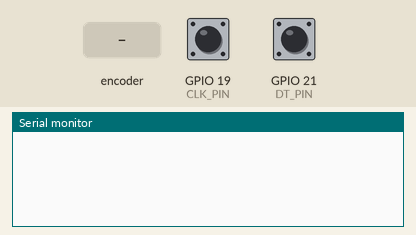
The sketch below on a simulated ESP32. Shown: the last lines printed to the serial monitor. The inputs (shaded band) are chosen by the test bench; at power-on: GPIO 19 (CLK_PIN) HIGH, GPIO 21 (DT_PIN) HIGH.

Above: at 1.2 s.
1.3 s: rotary encoder on GPIO 19 (CLK_PIN) / GPIO 21 (DT_PIN) turned 1 step (first pin leading)
At 2.1 s:
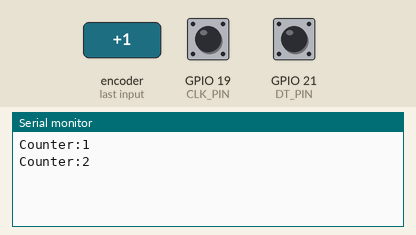
3.0 s: rotary encoder on GPIO 19 (CLK_PIN) / GPIO 21 (DT_PIN) turned 1 step (first pin leading)
At 4.6 s:
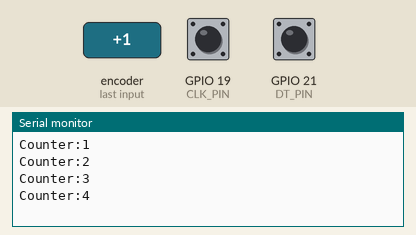
Timing chart, 0 to 6.1 s (numbered marks = the images above; inputs shaded):
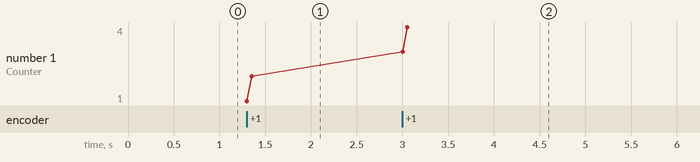

The sketch:

esp32_rotary_encoder.ino
```cpp
const byte CLK_PIN=19;
const byte DT_PIN=21;
int counter=0;
bool now=0;
bool prev=0;

void setup()
{
  Serial.begin(115200);
  pinMode(CLK_PIN,INPUT_PULLUP);
  pinMode(DT_PIN,INPUT_PULLUP);

  prev=digitalRead(CLK_PIN);
}

void loop()
{
  now=digitalRead(CLK_PIN);
  //Serial.printf("now=%d\n",now);
  if(now!=prev)
  {
    if(digitalRead(DT_PIN)!=now)
    {
      counter++;
    }
    else
    {
      counter--;
    }
    Serial.printf("Counter:%d\n",counter);
  }
  prev=now;
}
```

Measured:
- after the input at 1.3 s, the serial monitor: prints a new line at once (image 1)
- after the input at 3.0 s, the serial monitor: prints a new line at once (image 2)
- plotted number 1: 2 → 4 after the input at 3.0 s
